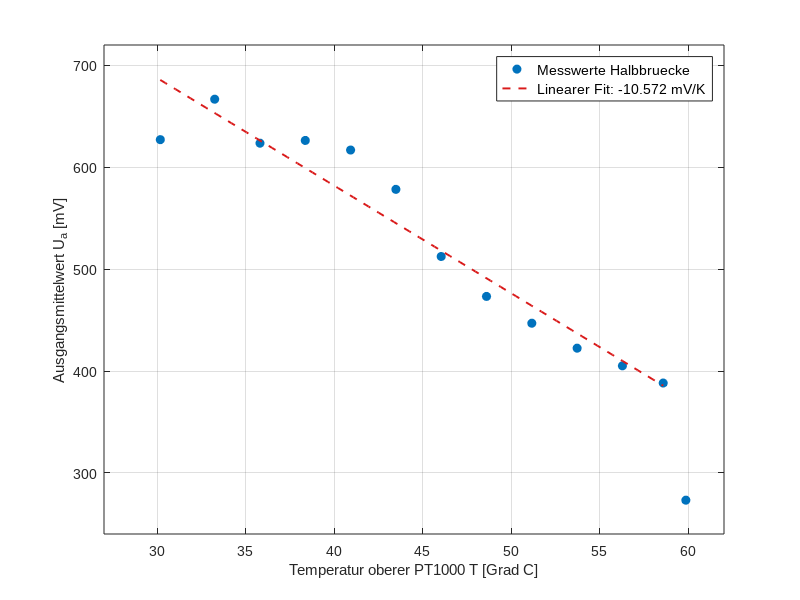
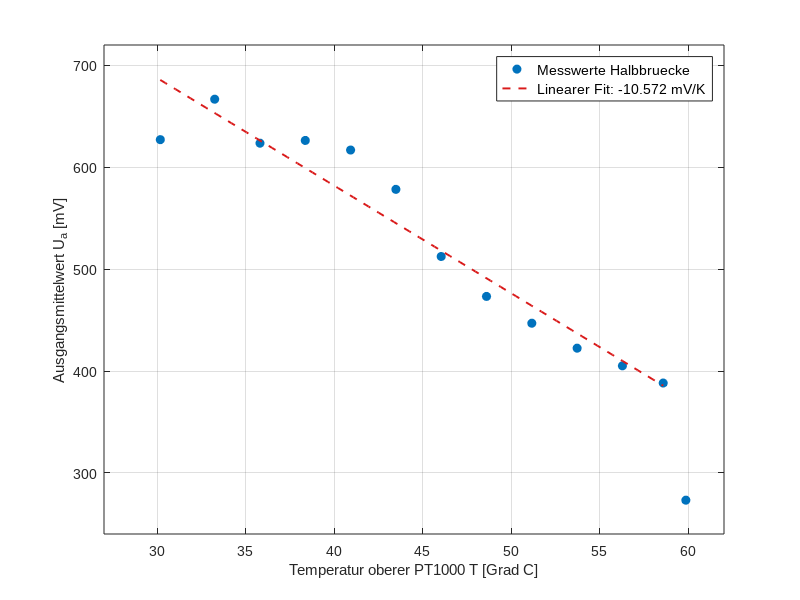
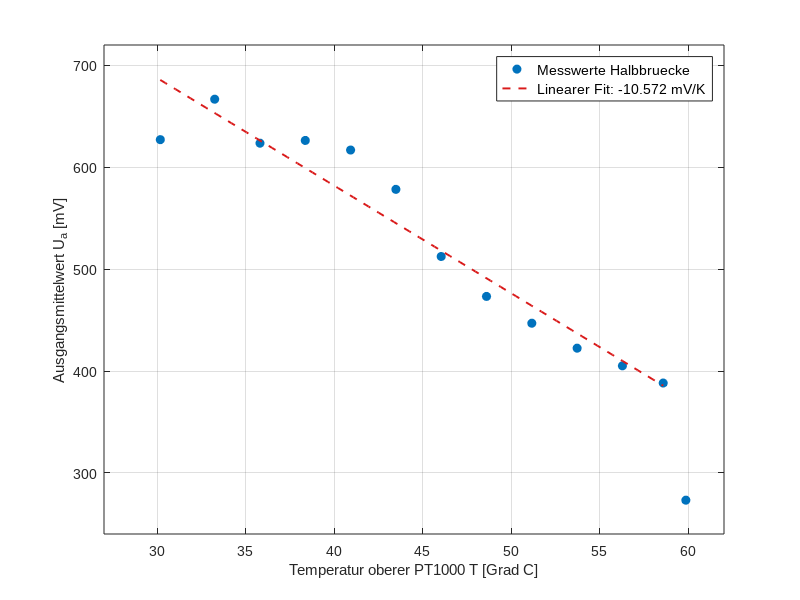
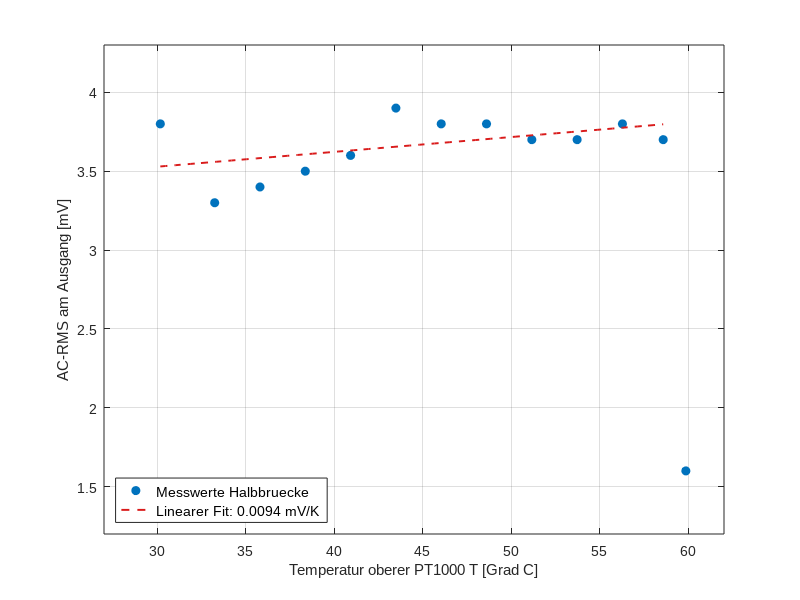

Here is the MATLAB script that generated these plots, in order: (Note: this script raises an error after producing the figures.)
%% Temperaturmessung mit Halb- und Vollbruecke
% Diese Datei in MATLAB oeffnen und mit "Run" ausfuehren.
% Alle Messwerte stehen direkt hier; keine Zusatz-Toolbox erforderlich.
% Es entstehen vier Figuren sowie PNG-, PDF- und FIG-Dateien unter
% bilder/temperaturmessung. Die Figuren bleiben zum Bearbeiten geoeffnet.
%
% Ablauf laut Nutzer: unbelastete Waage, oberer PT1000, Speisung und R_G
% unveraendert. Heizen mit Halbbruecke; bei1234 Ohm Heizung abgeschaltet;
% erst danach Umbau zur Vollbruecke und Messung beim Abkuehlen.
% Die Temperaturen werden aus dem Skriptmodell berechnet. Keine Zeitachse,
% keine Glaettung. Die linearen Naeherungen werden fuer die beiden
% Brueckenschaltungen getrennt berechnet. Der Abschaltpunkt gehoert nicht
% zum Fit der Heizreihe, bleibt aber als eigener Messpunkt sichtbar.

%% Konstanten und Raumtemperaturwerte
R0_Ohm = 1000;                % PT1000 bei0 Grad C
alpha_pro_K = 0.003910;       % Laborskript, Gleichung(3.2)
R_raum_Ohm = 1106;            % Nutzerangabe bei Raumtemperatur
Un_raum_mV = 2.35;            % Nutzerangabe zur RMS-Rauschspannung
T_raum_C = (R_raum_Ohm/R0_Ohm - 1)/alpha_pro_K;
R_60C_Ohm = R0_Ohm*(1 + alpha_pro_K*60);

%% Messwerte: Halbbruecke bei eingeschalteter Heizung
% Spalten: Messpunkt-ID, R/Ohm, Mittelwert/mV, AC-RMS/mV.
% Widerstand: Multimeter; Ausgangsmittelwert und AC-RMS: Oszilloskop.
HB_ein = [
    15 1118 627.1 3.8
    12 1130 666.8 3.3
    17 1140 623.6 3.4
    16 1150 626.3 3.5
    18 1160 616.9 3.6
    20 1170 578.3 3.9
    19 1180 512.4 3.8
    21 1190 473.2 3.8
    13 1200 446.9 3.7
    23 1210 422.4 3.7
    14 1220 405.1 3.8
    22 1229 388.2 3.7
];

% Separater Betriebszustand: noch Halbbruecke, Heizung abgeschaltet.
HB_aus = [24 1234 273.2 1.6];

%% Messwerte: Vollbruecke beim Abkuehlen, Heizung aus
VB = [
    25 1220 280.8 1.7
    26 1207 296.6 1.7
    28 1200 307.0 2.1
    27 1190 308.5 2.3
    29 1180 321.4 2.3
    31 1170 321.9 2.0
    32 1151 304.0 3.6
];
% Der zweite1180-Ohm-Messpunkt wurde auf Nutzerwunsch entfernt.
% Am Messpunkt bei1151 Ohm trat ein kurzer Signalausschlag auf.

%% Widerstand in Temperatur umrechnen
T_HB_C = (HB_ein(:,2)/R0_Ohm - 1)/alpha_pro_K;
T_aus_C = (HB_aus(:,2)/R0_Ohm - 1)/alpha_pro_K;
T_VB_C = (VB(:,2)/R0_Ohm - 1)/alpha_pro_K;

% Die Mittelwerte und AC-RMS-Werte stehen bereits in mV.
% Eine Umrechnung in Volt waere: Ua_V = HB_ein(:,3)/1000.
% Ua(T) der unbelasteten Waage ist die Nullpunktdrift, kein Gain und keine
% separat gemessene Massensensitivitaet in V/g.

%% Temperaturabhaengigkeit der Verstaerkerausgangsspannung
% Lineares Modell: Ua_mV = p(1)*T_C + p(2).
% polyfit(...,1) bestimmt Steigung und Achsenabschnitt durch Minimierung
% der Summe (Ua_gemessen - Ua_Modell).^2. Jeder Messpunkt hat gleiches Gewicht.
% In diesem Modell ist dUa/dT = p(1), Einheit mV/K.
% Ein Temperaturunterschied von1 Grad C entspricht1 K.
% Dies ist eine Naeherung im gemessenen Bereich, kein Verstaerkungsfaktor G(T).
p_HB = polyfit(T_HB_C,HB_ein(:,3),1); % nur Heizung ein, alle12 Punkte
p_VB = polyfit(T_VB_C,VB(:,3),1);     % alle7 verbleibenden Kuehlpunkte
k_HB_mV_K = p_HB(1);
k_VB_mV_K = p_VB(1);
Ua_HB_fit_mV = polyval(p_HB,T_HB_C);
Ua_VB_fit_mV = polyval(p_VB,T_VB_C);
residuen_HB_mV = HB_ein(:,3) - Ua_HB_fit_mV;
residuen_VB_mV = VB(:,3) - Ua_VB_fit_mV;
% R^2 beschreibt den Anteil der durch die Gerade erklaerten Streuung.
% Es ist keine Messunsicherheit und kein Nachweis fuer einen linearen Verlauf.
R2_HB = 1 - sum(residuen_HB_mV.^2)/sum((HB_ein(:,3)-mean(HB_ein(:,3))).^2);
R2_VB = 1 - sum(residuen_VB_mV.^2)/sum((VB(:,3)-mean(VB(:,3))).^2);
T_HB_fit_C = linspace(min(T_HB_C),max(T_HB_C),100);
T_VB_fit_C = linspace(min(T_VB_C),max(T_VB_C),100);

%% Lineare Regressionen der AC-RMS-Werte
% HB: nur12 Heizpunkte, Abschaltpunkt1234 Ohm nicht im Fit.
% Raumtemperaturwert bleibt dokumentiert, erscheint aber nicht im Plot/Fit.
p_HB_RMS = polyfit(T_HB_C,HB_ein(:,4),1);
% VB:1151-Ohm-Punkt bleibt normal dargestellt, wird wegen des kurzen
% Signalausschlags aber nur aus der RMS-Regression ausgeschlossen.
fit_VB_RMS = VB(:,1) ~= 32;
p_VB_RMS = polyfit(T_VB_C(fit_VB_RMS),VB(fit_VB_RMS,4),1);
R2_HB_RMS = 1-sum((HB_ein(:,4)-polyval(p_HB_RMS,T_HB_C)).^2) ...
    /sum((HB_ein(:,4)-mean(HB_ein(:,4))).^2);
R2_VB_RMS = 1-sum((VB(fit_VB_RMS,4) ...
    -polyval(p_VB_RMS,T_VB_C(fit_VB_RMS))).^2) ...
    /sum((VB(fit_VB_RMS,4)-mean(VB(fit_VB_RMS,4))).^2);
T_VB_RMS_fit_C = linspace(min(T_VB_C(fit_VB_RMS)), ...
    max(T_VB_C(fit_VB_RMS)),100);

%% Ausgabeordner relativ zu dieser Skriptdatei
skript_ordner = fileparts(mfilename('fullpath'));
projekt_ordner = fileparts(skript_ordner);
ausgabe_ordner = fullfile(projekt_ordner,'bilder','temperaturmessung');
if ~exist(ausgabe_ordner,'dir')
    mkdir(ausgabe_ordner);
end
blau = [0 0.447 0.741];
rot = [0.85 0.10 0.10];

%% 1. Halbbruecke: Ausgangsmittelwert ueber Temperatur
fig_hb_ua = figure('Name','Halbbruecke: Ausgangsspannung','Color','w', ...
    'Units','centimeters','Position',[2 2 17 11]);
plot([T_HB_C;T_aus_C],[HB_ein(:,3);HB_aus(:,3)],'o', ...
    'Color',blau,'MarkerFaceColor',blau,'DisplayName','Messwerte Halbbruecke');
hold on
plot(T_HB_fit_C,polyval(p_HB,T_HB_fit_C),'--','Color',rot, ...
    'LineWidth',1.4,'DisplayName',sprintf('Linearer Fit: %.3f mV/K',k_HB_mV_K));
hold off
grid on
xlabel('Temperatur oberer PT1000 T [Grad C]');
ylabel('Ausgangsmittelwert U_a [mV]');
legend('Location','northeast');
xlim([27 62]); ylim([240 720]);

%% 2. Halbbruecke: AC-RMS ueber Temperatur
fig_hb_rauschen = figure('Name','Halbbruecke: Rauschspannung','Color','w', ...
    'Units','centimeters','Position',[3 3 17 11]);
plot([T_HB_C;T_aus_C],[HB_ein(:,4);HB_aus(:,4)],'o', ...
    'Color',blau,'MarkerFaceColor',blau,'DisplayName','Messwerte Halbbruecke');
hold on
plot(T_HB_fit_C,polyval(p_HB_RMS,T_HB_fit_C),'--','Color',rot, ...
    'LineWidth',1.4,'DisplayName',sprintf('Linearer Fit: %.4f mV/K',p_HB_RMS(1)));
hold off
grid on
xlabel('Temperatur oberer PT1000 T [Grad C]');
ylabel('AC-RMS am Ausgang [mV]');
legend('Location','southwest');
xlim([27 62]); ylim([1.2 4.3]);

%% 3. Vollbruecke: Ausgangsmittelwert ueber Temperatur
fig_vb_ua = figure('Name','Vollbruecke: Ausgangsspannung','Color','w', ...
    'Units','centimeters','Position',[4 4 17 11]);
plot(T_VB_C,VB(:,3),'s','Color',blau,'MarkerFaceColor',blau, ...
    'MarkerSize',6,'DisplayName','Vollbruecke, Abkuehlung');
hold on
plot(T_VB_fit_C,polyval(p_VB,T_VB_fit_C),'--','Color',rot, ...
    'LineWidth',1.4,'DisplayName',sprintf('Linearer Fit: %.3f mV/K',k_VB_mV_K));
hold off
grid on
xlabel('Temperatur oberer PT1000 T [Grad C]');
ylabel('Ausgangsmittelwert U_a [mV]');
legend('Location','southwest');
xlim([36 59]); ylim([270 335]);

%% 4. Vollbruecke: AC-RMS ueber Temperatur
fig_vb_rauschen = figure('Name','Vollbruecke: Rauschspannung','Color','w', ...
    'Units','centimeters','Position',[5 5 17 11]);
plot(T_VB_C,VB(:,4),'s','Color',blau,'MarkerFaceColor',blau, ...
    'MarkerSize',6,'DisplayName','Vollbruecke, Abkuehlung');
hold on
plot(T_VB_RMS_fit_C,polyval(p_VB_RMS,T_VB_RMS_fit_C),'--','Color',rot, ...
    'LineWidth',1.4,'DisplayName',sprintf('Linearer Fit: %.4f mV/K',p_VB_RMS(1)));
hold off
grid on
xlabel('Temperatur oberer PT1000 T [Grad C]');
ylabel('AC-RMS am Ausgang [mV]');
legend('Location','northeast');
xlim([36 59]); ylim([1.3 4.0]);

%% Figuren und Wertetabellen speichern
figuren = [fig_hb_ua fig_hb_rauschen fig_vb_ua fig_vb_rauschen];
namen = {'halbbruecke_ua_temperatur','halbbruecke_rauschen_temperatur', ...
    'vollbruecke_ua_temperatur','vollbruecke_rauschen_temperatur'};
for k = 1:numel(figuren)
    set(findall(figuren(k),'Type','axes'),'FontName','Arial','FontSize',10);
    exportgraphics(figuren(k),fullfile(ausgabe_ordner,[namen{k} '.png']), ...
        'Resolution',180);
    exportgraphics(figuren(k),fullfile(ausgabe_ordner,[namen{k} '.pdf']), ...
        'ContentType','vector');
    savefig(figuren(k),fullfile(ausgabe_ordner,[namen{k} '.fig']));
end

% Diese Tabellen erscheinen nach dem Ausfuehren im MATLAB-Workspace.
halbbruecke = array2table([HB_ein;HB_aus], ...
    'VariableNames',{'Messpunkt_ID','R_Ohm','Ua_Mittel_mV','AC_RMS_mV'});
halbbruecke.T_C = [T_HB_C;T_aus_C];
halbbruecke.Heizung_ein = [true(size(HB_ein,1),1);false];
halbbruecke.In_Ua_Regression = halbbruecke.Heizung_ein;
halbbruecke.In_RMS_Regression = halbbruecke.Heizung_ein;
vollbruecke = array2table(VB, ...
    'VariableNames',{'Messpunkt_ID','R_Ohm','Ua_Mittel_mV','AC_RMS_mV'});
vollbruecke.T_C = T_VB_C;
vollbruecke.In_Ua_Regression = true(size(VB,1),1);
vollbruecke.In_RMS_Regression = fit_VB_RMS;
writetable(halbbruecke,fullfile(ausgabe_ordner,'halbbruecke_werte.csv'));
writetable(vollbruecke,fullfile(ausgabe_ordner,'vollbruecke_werte.csv'));
disp(halbbruecke)
disp(vollbruecke)
fprintf('Raumtemperatur aus1106 Ohm: %.2f Grad C\n',T_raum_C);
fprintf('Berechneter Widerstand bei60 Grad C: %.1f Ohm\n',R_60C_Ohm);
fprintf('Gemessener Abschaltpunkt: %.0f Ohm = %.2f Grad C\n', ...
    HB_aus(2),T_aus_C);
% Auch als bearbeitbare Ergebnistabelle im Workspace und als CSV speichern.
regression = table(["Halbbruecke_Ua";"Vollbruecke_Ua"; ...
    "Halbbruecke_RMS";"Vollbruecke_RMS"], ...
    [p_HB(1);p_VB(1);p_HB_RMS(1);p_VB_RMS(1)], ...
    [p_HB(2);p_VB(2);p_HB_RMS(2);p_VB_RMS(2)], ...
    [R2_HB;R2_VB;R2_HB_RMS;R2_VB_RMS], ...
    [min(T_HB_C);min(T_VB_C);min(T_HB_C);min(T_VB_C(fit_VB_RMS))], ...
    [max(T_HB_C);max(T_VB_C);max(T_HB_C);max(T_VB_C(fit_VB_RMS))], ...
    [numel(T_HB_C);numel(T_VB_C);numel(T_HB_C);sum(fit_VB_RMS)], ...
    'VariableNames',{'Reihe','Steigung_mV_K','Achsenabschnitt_mV', ...
    'R_Quadrat','T_min_C','T_max_C','Anzahl_Fitpunkte'});
writetable(regression,fullfile(ausgabe_ordner,'temperatur_regression.csv'));
disp(regression)
fprintf('\nLineare Naeherungen (Ua in mV, T_C als Zahlenwert in Grad C):\n');
fprintf('Halbbruecke: Ua = %.6f * T_C + %.6f; R^2 = %.6f\n', ...
    p_HB(1),p_HB(2),R2_HB);
fprintf('Vollbruecke: Ua = %.6f * T_C + %.6f; R^2 = %.6f\n', ...
    p_VB(1),p_VB(2),R2_VB);
fprintf('Temperaturkoeffizienten dUa/dT: HB %.6f, VB %.6f mV/K\n', ...
    k_HB_mV_K,k_VB_mV_K);
fprintf('AC-RMS HB: %.9f*T_C + %.9f mV; R^2 = %.6f\n', ...
    p_HB_RMS(1),p_HB_RMS(2),R2_HB_RMS);
fprintf('AC-RMS VB: %.9f*T_C + %.9f mV; R^2 = %.6f\n', ...
    p_VB_RMS(1),p_VB_RMS(2),R2_VB_RMS);
fprintf('Plots gespeichert in: %s\n',ausgabe_ordner);
